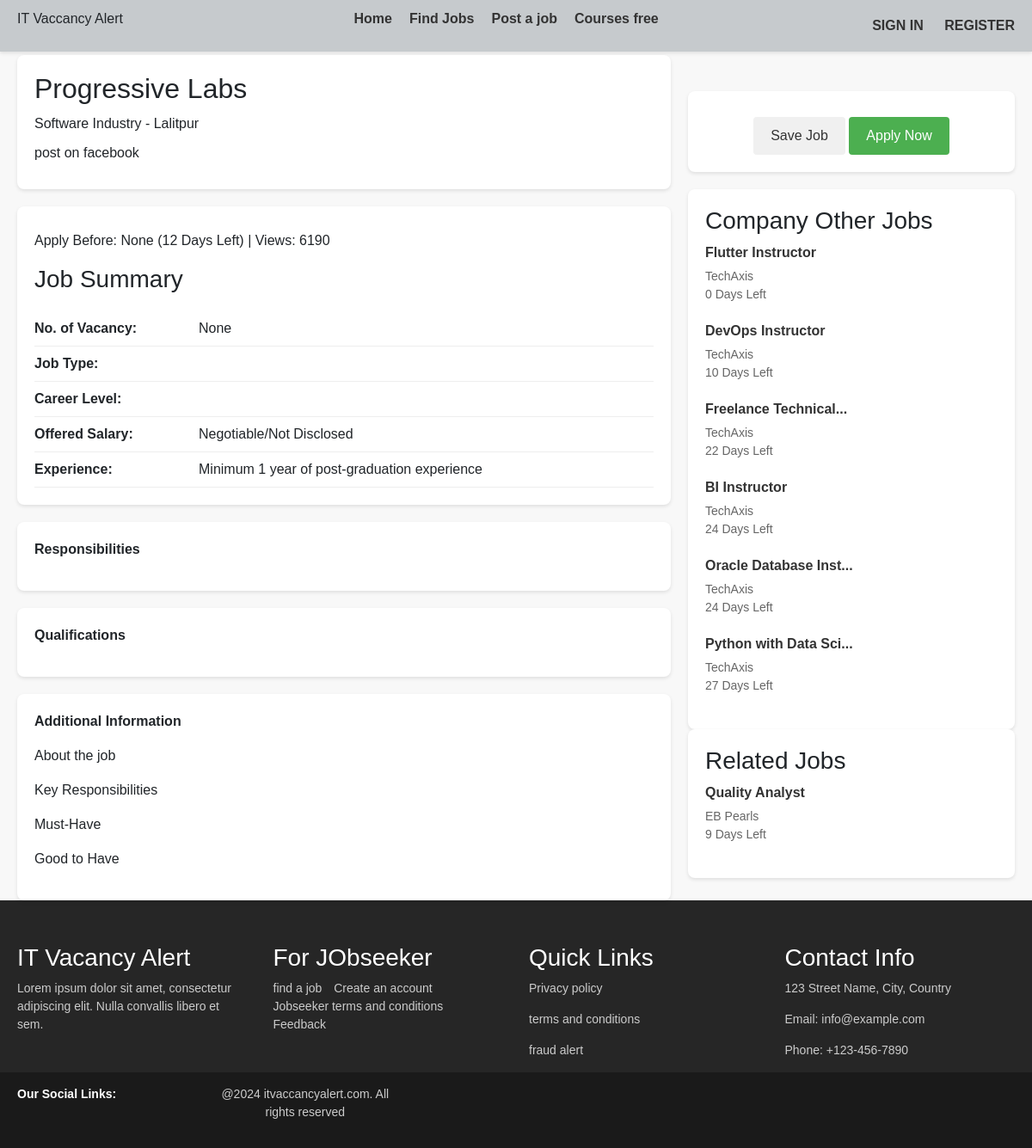
Page /jobs/5/ on the committed database.
### image_gen/models.py (models this page shows, shortened)
class JobListing(models.Model):
    company = models.ForeignKey(Company, on_delete=models.CASCADE)
    position = models.CharField(max_length=100)
    experience = models.CharField(max_length=100, help_text='2-3 Years')
    Employement_type  = models.CharField(max_length=50, choices=[
        ('Full-Time', 'Full-Time'),
        ('On-site Full-Time', 'On-site Full-Time'),
        ('On-site Part-Time', 'On-site Part-Time'),
        ('Hybrid Full-Time', 'Hybrid Full-Time'),
        ('Part-Time', 'Part-Time'),
        ('Remote', 'Remote'),
        ('Internship', 'Internship')
    ])
    Seniority_level = models.CharField(max_length=50, choices=[
        ('Junior', 'Junior'),
        ('Mid-Level', 'Mid-Level'),
        ('Senior', 'Senior'),
        ('Team Lead', 'Team Lead'),
        ('Project Manager', 'Project Manager')
    ], blank=True, null=True,)
    salary = models.CharField(max_length=100, default='Negotiable/Not Disclosed')
    deadline = models.DateTimeField(blank=True, null=True)
    date_published = models.DateTimeField(auto_now_add=True)
    application_link = models.URLField(blank=True, null=True)
    application_email = models.EmailField(blank=True, null=True)
    no_of_vaccancy = models.CharField(max_length=5,blank=True, null=True)
    education_level = models.CharField(max_length=100, blank=True, null=True)
    vac_img = models.ImageField(upload_to='vaccancy', null=True, blank=True)
    Job_views = models.PositiveIntegerField(default=0)
    application_count = models.PositiveIntegerField(default=0)
    class Meta:
        ordering = ['-id']

class Company(models.Model):
    name = models.CharField(max_length=100)
    about = models.TextField(blank=True, null=True)
    email = models.EmailField(blank=True, null=True)
    website = models.URLField(blank=True, null=True)
    address = models.CharField(max_length=200, blank=True, null=True)
    phone_number = models.CharField(max_length=20, blank=True, null=True)
    established_date = models.CharField(max_length=4, validators=[validate_year_format], blank=True, null=True, help_text='Enter the year in YYYY format')
    size = models.CharField(max_length=50, blank=True, null=True)
    logo = models.ImageField(upload_to='company_logos/', blank=True, null=True)
    industry = models.ForeignKey(Industry, on_delete=models.SET_NULL, null=True, blank=True)
    def __str__(self):
        return self.name

class AdditionalInfo(models.Model):
    content = models.TextField()
    header = models.CharField(max_length=200)
    job = models.ForeignKey(JobListing, on_delete=models.CASCADE, related_name='add_info')
    def __str__(self):
        return self.header

### image_gen/views.py (the view)
# urls.py: path('jobs/<int:job_listing_id>/', views.job_listing_details, name='job_listing_details'),
def job_listing_details(request, job_listing_id):
    job_listing = get_object_or_404(JobListing, pk=job_listing_id)
    additional_info = job_listing.add_info.all()
    context = {
        'job_listing': job_listing,
        'additional_info': additional_info,
    }
    return render(request, 'job_detail.html', context)

### image_gen/templates/job_detail.html (shortened to what this page needs)
{% extends 'base.html' %}
{% block content %}
<main>
    <div class="container job-details">
        <div class="job-description">
            <div class="company-banner">
            </div>
            <div class="company-details">
                <h2>{{job_listing.company}}</h2>
                <p>Software Industry - Lalitpur</p>
                <p id="fb_post" data-job-id="{{ job_listing.id }}">post on facebook</p>
            </div>
            <div class="job-info">
                <p>Apply Before: {{job_listing.deadline}} (12 Days Left) | Views: 6190</p>
                <h3>Job Summary</h3>
                <table>
                    <tr>
                        <td>No. of Vacancy:</td>
                        <td>{{job_listing.no_of_vaccancy}}</td>
                    </tr>
                    <tr>
                        <td>Job Type:</td>
                        <td>{{job_listing.job_type}}</td>
                    </tr>
                    <tr>
                        <td>Career Level:</td>
                        <td>{{job_listing.career_level}}</td>
                    </tr>
                    <tr>
                        <td>Offered Salary:</td>
                        <td>{{job_listing.salary}}</td>
                    </tr>
                    <tr>
                        <td>Experience:</td>
                        <td>{{job_listing.experience}}</td>
                    </tr>
                </table>
            </div>
            <div class="job-info job_description">
                <p><strong>Responsibilities</strong></p>
            </div>
            <div class="job-info job_description">
                <p><strong>Qualifications</strong></p>
            </div>
            <div class="job-info job_description">
                <p><strong>Additional Information</strong></p>
                {% for info in additional_info %}
                {% if info %}
                <p class="requirement-ul">{{info}}</p>
                {% endif %}
                {% endfor %}
            </div>
        </div>
        <div class="job-sidebar">
            <div class="job-action">
                <button class="save-job">Save Job</button>
                <button class="apply-now">Apply Now</button>
            </div>
            <div class="similar-jobs">
                <h3>Company Other Jobs</h3>
                <ul>
                    <li>
                        <a href="#">Flutter Instructor</a>
                        <p>TechAxis<br>0 Days Left</p>
                    </li>
                    <li>
                        <a href="#">DevOps Instructor</a>
                        <p>TechAxis<br>10 Days Left</p>
                    </li>
                    <li>
                        <a href="#">Freelance Technical...</a>
                        <p>TechAxis<br>22 Days Left</p>
                    </li>
                    <li>
                        <a href="#">BI Instructor</a>
                        <p>TechAxis<br>24 Days Left</p>
                    </li>
                    <li>
                        <a href="#">Oracle Database Inst...</a>
                        <p>TechAxis<br>24 Days Left</p>
                    </li>
                    <li>
                        <a href="#">Python with Data Sci...</a>
                        <p>TechAxis<br>27 Days Left</p>
                    </li>
                </ul>
            </div>
            <div class="related-jobs">
                <h3>Related Jobs</h3>
                <ul>
                    <li>
                        <a href="#">Quality Analyst</a>
                        <p>EB Pearls<br>9 Days Left</p>
                    </li>
                </ul>
            </div>
        </div>
    </div>
</main>
{% endblock %}

### static/css/style4.css (style rules this page uses)
body { font-family: Arial, sans-serif; margin: 0; padding: 0; background-color: #f8f8f8; }
.container { display: flex; justify-content: space-between; align-items: center; max-width: 1200px; margin: 0 auto; padding: 0 20px; }
main .container { display: flex; gap: 20px; margin-top: 20px; }
.job-description { flex: 2; }
.job-sidebar { flex: 1; }
.company-details { background-color: #fff; padding: 20px; border-radius: 8px; box-shadow: 0 2px 4px rgba(0,0,0,0.1); margin-top: -40px; position: relative; z-index: 1; }
.company-details h2 { margin-top: 0; }
.company-details p { margin: 10px 0; }
.job-info { background-color: #fff; padding: 20px; border-radius: 8px; box-shadow: 0 2px 4px rgba(0,0,0,0.1); margin-top: 20px; }
.job-info table { width: 100%; margin-top: 20px; }
.job-info table td { padding: 8px 0; border-bottom: 1px solid #eee; }
.job-info table td:first-child { font-weight: bold; }
.job-action { background-color: #fff; padding: 20px; border-radius: 8px; box-shadow: 0 2px 4px rgba(0,0,0,0.1); margin-bottom: 20px; text-align: center; }
.save-job, .apply-now { background-color: #4CAF50; color: #fff; border: none; border-radius: 4px; padding: 10px 20px; cursor: pointer; margin-top: 10px; }
.save-job { background-color: #f0f0f0; color: #333; }
.similar-jobs, .related-jobs { background-color: #fff; padding: 20px; border-radius: 8px; box-shadow: 0 2px 4px rgba(0,0,0,0.1); }
.similar-jobs h3, .related-jobs h3 { margin-top: 0; }
.similar-jobs ul, .related-jobs ul { list-style: none; padding: 0; }
.similar-jobs ul li, .related-jobs ul li { margin-bottom: 20px; }
.similar-jobs ul li a, .related-jobs ul li a { text-decoration: none; color: #333; font-weight: bold; }
.similar-jobs ul li p, .related-jobs ul li p { margin: 5px 0 0; font-size: 14px; color: #666; }

### rows in the picture
JobListing: company "Progressive Labs", deadline "None", no_of_vaccancy "None", salary "Negotiable/Not Disclosed", experience "Minimum 1 year of post-graduation experience"
AdditionalInfo: header "About the job"
AdditionalInfo: header "Key Responsibilities"
AdditionalInfo: header "Must-Have"
AdditionalInfo: header "Good to Have"
